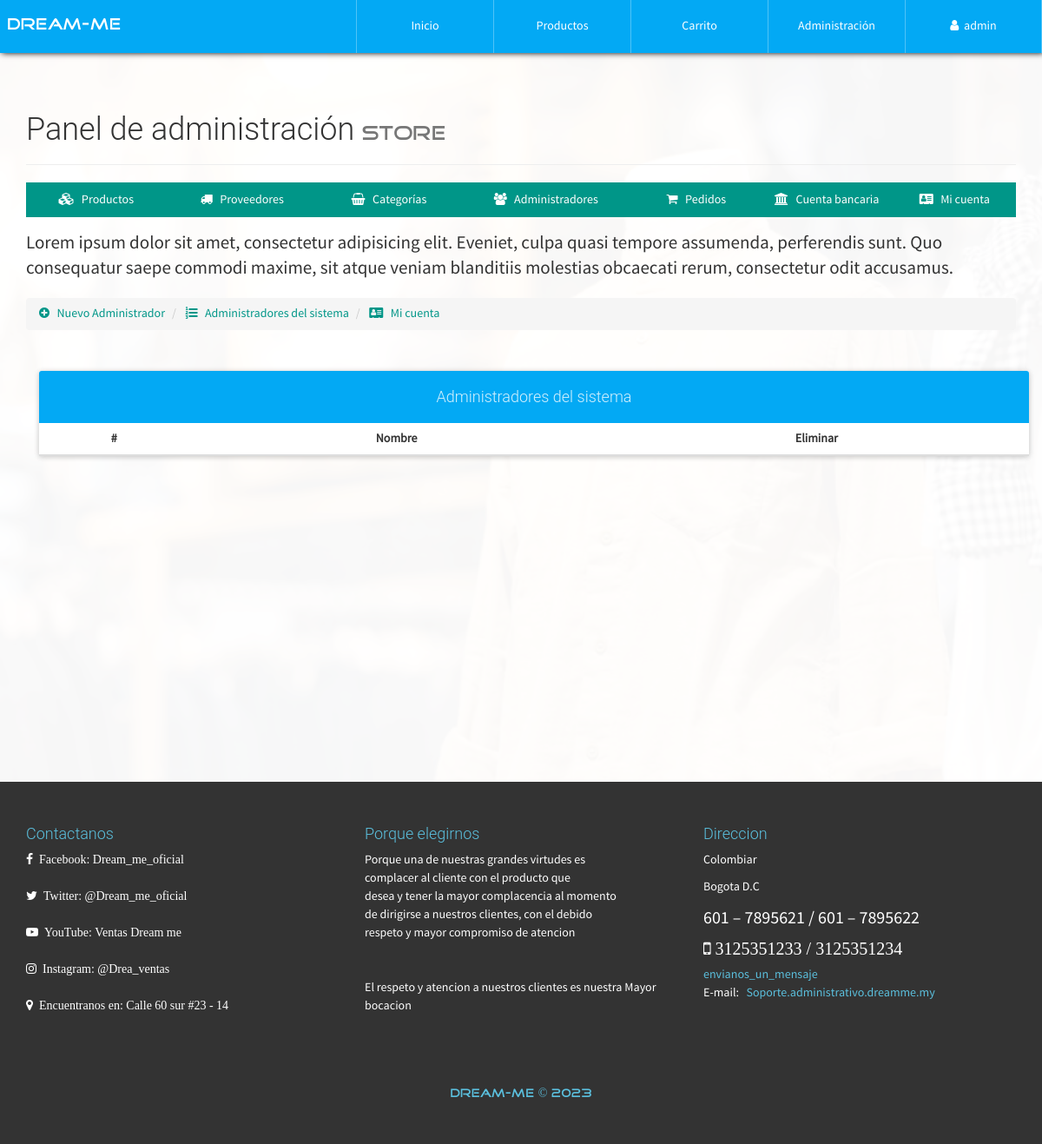
/configAdmin.php?view=adminlist (signed in), run on an earlier commit of the app's database.
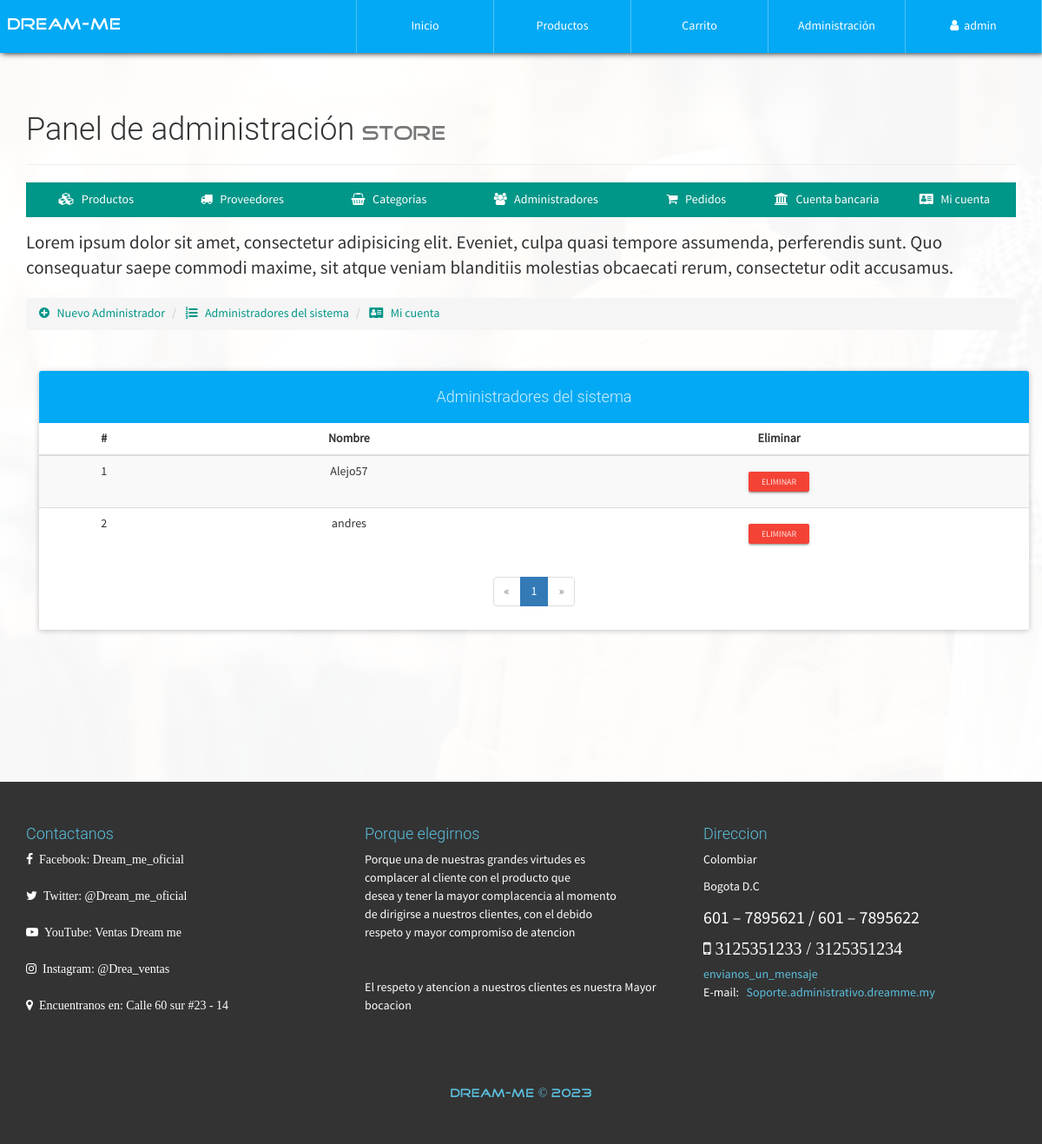
And on a later commit of the database.
### tables this page shows
CREATE TABLE `administrador` (
  `id` int(7) NOT NULL,
  `Nombre` varchar(30) NOT NULL,
  `Clave` text NOT NULL
);

### admin/adminlist-view.php (the view, shortened to what this page needs)
<p class="lead">
    Lorem ipsum dolor sit amet, consectetur adipisicing elit. Eveniet, culpa quasi tempore assumenda, perferendis sunt. Quo consequatur saepe commodi maxime, sit atque veniam blanditiis molestias obcaecati rerum, consectetur odit accusamus.
</p>
<ul class="breadcrumb" style="margin-bottom: 5px;">
    <li>
        <a href="configAdmin.php?view=admin">
            <i class="fa fa-plus-circle" aria-hidden="true"></i> &nbsp; Nuevo Administrador
        </a>
    </li>
    <li>
        <a href="configAdmin.php?view=adminlist"><i class="fa fa-list-ol" aria-hidden="true"></i> &nbsp; Administradores del sistema</a>
    </li>
    <li>
        <a href="configAdmin.php?view=account"><i class="fa fa-address-card" aria-hidden="true"></i> &nbsp; Mi cuenta</a>
    </li>
</ul>
<div class="container">
    <div class="row">
        <div class="col-xs-12">
            <br><br>
            <div class="panel panel-info">
                <div class="panel-heading text-center"><h4>Administradores del sistema</h4></div>
                <div class="table-responsive">
                    <table class="table table-striped table-hover">
                        <thead class="">
                            <tr>
                                <th class="text-center">#</th>
                                <th class="text-center">Nombre</th>
                                <th class="text-center">Eliminar</th>
                            </tr>
                        </thead>
                        <tbody>
                            <?php
                                $mysqli = mysqli_connect(SERVER, USER, PASS, BD);
                                mysqli_set_charset($mysqli, "utf8");
                                $pagina = isset($_GET['pag']) ? (int)$_GET['pag'] : 1;
                                $regpagina = 30;
                                $inicio = ($pagina > 1) ? (($pagina * $regpagina) - $regpagina) : 0;
                                $administradores=mysqli_query($mysqli,"SELECT SQL_CALC_FOUND_ROWS * FROM administrador WHERE id!='1' LIMIT $inicio, $regpagina");
                                $totalregistros = mysqli_query($mysqli,"SELECT FOUND_ROWS()");
                                $totalregistros = mysqli_fetch_array($totalregistros, MYSQLI_ASSOC);
                                $numeropaginas = ceil($totalregistros["FOUND_ROWS()"]/$regpagina);
                                $cr=$inicio+1;
                              while($adm=mysqli_fetch_array($administradores, MYSQLI_ASSOC)){
                            ?>
                            <tr>
                                <td class="text-center"><?php echo $cr; ?></td>
                                <td class="text-center"><?php echo $adm['Nombre']; ?></td>
                                <td class="text-center">
                                    <form action="process/deladmin.php" method="POST" class="FormCatElec" data-form="delete">
                                        <button type="submit" class="btn btn-raised btn-xs btn-danger">Eliminar</button>
                                    </form>
                                </td>
                            </tr>
                            <?php
                                $cr++;
                              }
                            ?>
                        </tbody>
                    </table>
                </div>
                <?php if($numeropaginas>=1): ?>
                <div class="text-center">
                  <ul class="pagination">
                    <?php if($pagina == 1): ?>
                        <li class="disabled">
                            <a>
                                <span aria-hidden="true">&laquo;</span>
                            </a>
                        </li>
                    <?php endif; ?>
                    <?php
                        for($i=1; $i <= $numeropaginas; $i++ ){
                            if($pagina == $i){
                                echo '<li class="active"><a href="configAdmin.php?view=adminlist&pag='.$i.'">'.$i.'</a></li>';
                            }else{
                                echo '<li><a href="configAdmin.php?view=adminlist&pag='.$i.'">'.$i.'</a></li>';
                            }
                        }
                    ?>
                    <?php if($pagina == $numeropaginas): ?>
                        <li class="disabled">
                            <a>
                                <span aria-hidden="true">&raquo;</span>
                            </a>
                        </li>
                    <?php endif; ?>
                  </ul>
                </div>
                <?php endif; ?>
            </div>
        </div>
    </div>
</div>

What changed in the data, as far as the page shows it:
added administrador: Nombre "Alejo57"
added administrador: Nombre "andres"
Also different on the page:
new list line: "1"
